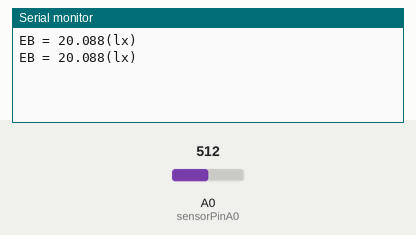
Recording of a sketch running on a simulated Arduino Uno, built with avr-gcc and run on an emulated ATmega328P. Parts: the last lines printed to the serial monitor. The test bench sets the inputs (shaded band); at power-on: A0 (sensorPinA0) = 512.

Above: at 1.8 s.
1.9 s: A0 (sensorPinA0) set to 0
At 2.8 s:
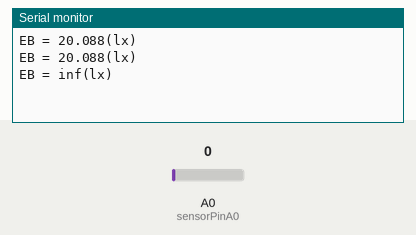
4.5 s: A0 (sensorPinA0) set to 122
At 5.8 s:
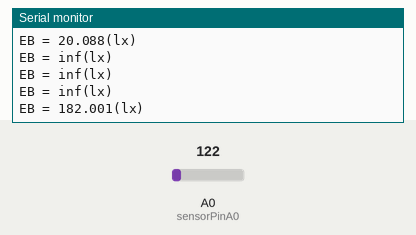

The sketch:

quangTro.ino
```cpp
#include<math.h>
const int sensorPinA0 = A0;
const float Vref = 4.9;

const int RA = 18;
const int EA = 10;
const float y = 0.9;
void setup() {
  // put your setup code here, to run once:
  Serial.begin(9600);
  analogReference(DEFAULT);
}

void loop() {
  // put your main code here, to run repeatedly:
  int sensorValue = analogRead(sensorPinA0);
  float Vo = sensorValue * Vref / 1024.0;
  float RB = (10 * Vo) / (5 - Vo);
  float EB = EA * (pow(10, (log10(RA/RB)/y)));
  Serial.print("EB = ");
  Serial.print(EB, 3);
  Serial.println("(lx)");
  delay(1000);
}
```

Measured:
- after the input at 1.9 s, the serial monitor: prints a new line after 0.10 s (image 1)
- after the input at 4.5 s, the serial monitor: prints a new line after 0.51 s (image 2)
